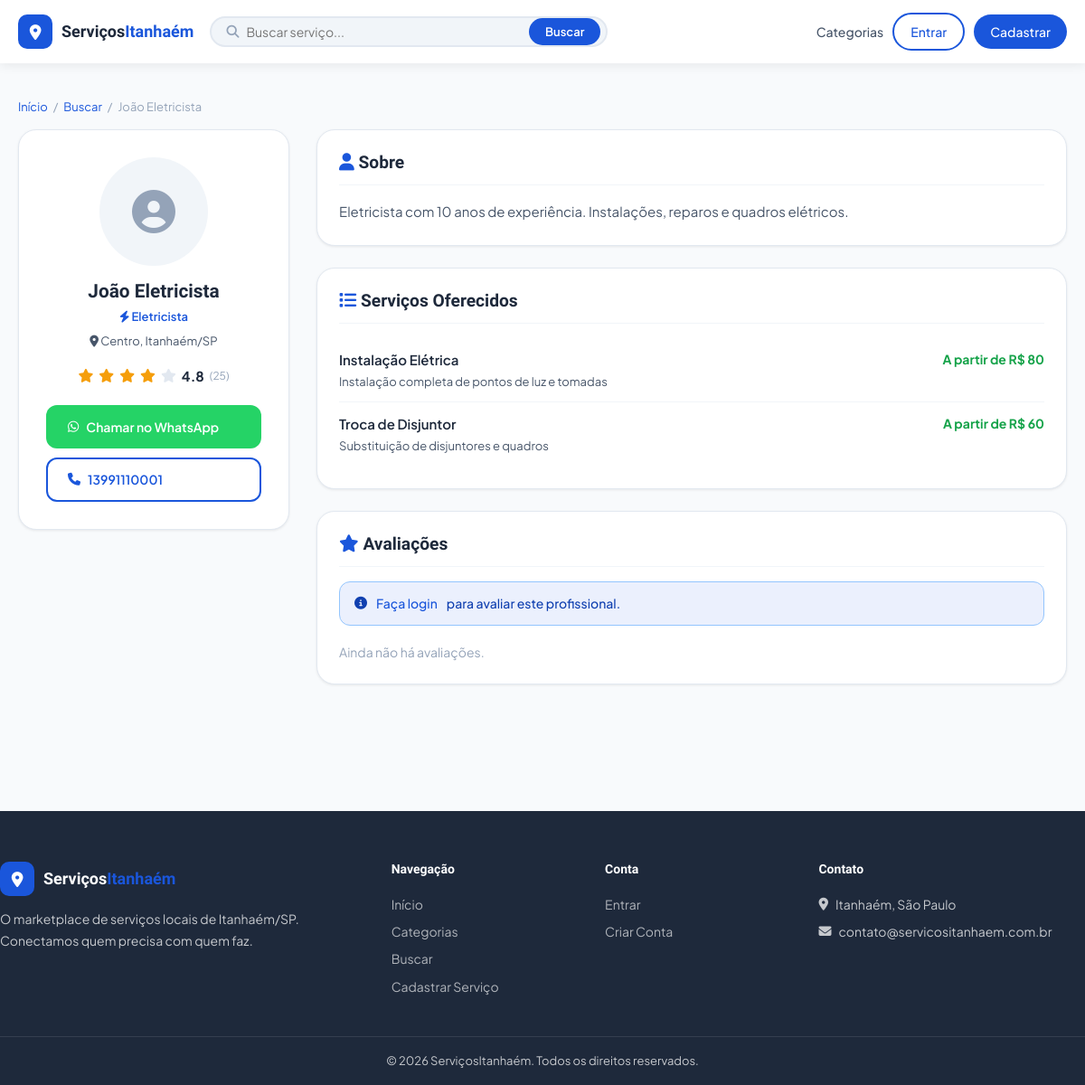
The app's page /perfil-prestador.php?id=1 with its own data.
### tables this page shows
CREATE TABLE IF NOT EXISTS prestadores (
  id INT AUTO_INCREMENT PRIMARY KEY,
  nome VARCHAR(150) NOT NULL,
  email VARCHAR(200) NOT NULL UNIQUE,
  senha VARCHAR(255) NOT NULL,
  telefone VARCHAR(20),
  whatsapp VARCHAR(20),
  categoria_id INT,
  bairro VARCHAR(100),
  descricao TEXT,
  foto VARCHAR(255) DEFAULT NULL,
  aprovado TINYINT(1) DEFAULT 0,
  destaque TINYINT(1) DEFAULT 0,
  bloqueado TINYINT(1) DEFAULT 0,
  nota_media DECIMAL(3,2) DEFAULT 0.00,
  total_avaliacoes INT DEFAULT 0,
  criado_em TIMESTAMP DEFAULT CURRENT_TIMESTAMP,
  FOREIGN KEY (categoria_id) REFERENCES categorias(id) ON DELETE SET NULL
);

CREATE TABLE IF NOT EXISTS categorias (
  id INT AUTO_INCREMENT PRIMARY KEY,
  nome VARCHAR(100) NOT NULL,
  icone VARCHAR(100) DEFAULT 'fa-briefcase',
  descricao TEXT,
  ativo TINYINT(1) DEFAULT 1,
  criado_em TIMESTAMP DEFAULT CURRENT_TIMESTAMP
);

CREATE TABLE IF NOT EXISTS servicos (
  id INT AUTO_INCREMENT PRIMARY KEY,
  prestador_id INT NOT NULL,
  titulo VARCHAR(200) NOT NULL,
  descricao TEXT,
  preco VARCHAR(100),
  criado_em TIMESTAMP DEFAULT CURRENT_TIMESTAMP,
  FOREIGN KEY (prestador_id) REFERENCES prestadores(id) ON DELETE CASCADE
);

### perfil-prestador.php (the view, shortened to what this page needs)
<?php
require_once 'includes/auth.php';
$db = getDB();
$id = (int)($_GET['id'] ?? 0);
$st = $db->prepare("
    SELECT p.*, c.nome AS cat_nome, c.icone AS cat_icone
    FROM prestadores p
    LEFT JOIN categorias c ON c.id = p.categoria_id
    WHERE p.id = ? AND p.aprovado = 1 AND p.bloqueado = 0
");
$st->execute([$id]);
$p = $st->fetch();
$servicos = $db->prepare("SELECT * FROM servicos WHERE prestador_id = ?");
$servicos->execute([$id]);
$servicos = $servicos->fetchAll();
$avsQ = $db->prepare("
    SELECT a.*, u.nome AS autor
    FROM avaliacoes a
    LEFT JOIN usuarios u ON u.id = a.usuario_id
    WHERE a.prestador_id = ? AND a.aprovado = 1
    ORDER BY a.criado_em DESC
");
$avsQ->execute([$id]);
$avs = $avsQ->fetchAll();
$jaAvaliou = false;
include 'includes/header.php';
?>
<div class="section" style="padding-top:24px">
  <div class="container">
    <div class="breadcrumb">
      <a href="<?= SITE_URL ?>">Início</a><span>/</span>
      <a href="buscar.php">Buscar</a><span>/</span>
      <span><?= h($p['nome']) ?></span>
    </div>
    <div class="perfil-layout">
      <div>
        <div class="perfil-card">
          <?php if (!empty($p['foto']) && file_exists(dirname(__FILE__) . '/' . $p['foto'])): ?>
            <img src="<?= SITE_URL ?>/<?= h($p['foto']) ?>" alt="<?= h($p['nome']) ?>" class="perfil-foto">
          <?php else: ?>
            <div class="perfil-foto-placeholder"><i class="fas fa-user-circle"></i></div>
          <?php endif; ?>
          <h2 class="perfil-nome"><?= h($p['nome']) ?></h2>
          <?php if (!empty($p['cat_nome'])): ?>
            <p class="perfil-cat"><i class="fas <?= h($p['cat_icone'] ?? 'fa-briefcase') ?>"></i> <?= h($p['cat_nome']) ?></p>
          <?php endif; ?>
          <?php if (!empty($p['bairro'])): ?>
            <p class="perfil-loc"><i class="fas fa-map-marker-alt"></i> <?= h($p['bairro']) ?>, Itanhaém/SP</p>
          <?php endif; ?>
          <?php if ($p['total_avaliacoes'] > 0): ?>
            <div class="perfil-nota">
              <?= estrelas((float)$p['nota_media']) ?>
              <strong><?= number_format($p['nota_media'],1) ?></strong>
              <span style="color:var(--gray-400);font-size:12px">(<?= $p['total_avaliacoes'] ?>)</span>
            </div>
          <?php endif; ?>
          <div class="perfil-btns">
            <?php if (!empty($p['whatsapp'])): ?>
              <a href="<?= whatsappLink($p['whatsapp'], 'Olá ' . $p['nome'] . '! Vi seu perfil no ServiçosItanhaém. Poderia me dar um orçamento?') ?>"
                 target="_blank" class="btn btn-whatsapp">
                <i class="fab fa-whatsapp"></i> Chamar no WhatsApp
              </a>
            <?php endif; ?>
            <?php if (!empty($p['telefone'])): ?>
              <a href="tel:<?= h($p['telefone']) ?>" class="btn btn-outline">
                <i class="fas fa-phone"></i> <?= h($p['telefone']) ?>
              </a>
            <?php endif; ?>
          </div>
        </div>
      </div>
      <div class="perfil-main">
        <?php if (!empty($p['descricao'])): ?>
        <div class="perfil-section">
          <h3><i class="fas fa-user" style="color:var(--blue)"></i> Sobre</h3>
          <p style="color:var(--gray-600);line-height:1.7"><?= nl2br(h($p['descricao'])) ?></p>
        </div>
        <?php endif; ?>
        <?php if ($servicos): ?>
        <div class="perfil-section">
          <h3><i class="fas fa-list" style="color:var(--blue)"></i> Serviços Oferecidos</h3>
          <?php foreach ($servicos as $s): ?>
            <div class="servico-item">
              <div>
                <div class="servico-nome"><?= h($s['titulo']) ?></div>
                <?php if (!empty($s['descricao'])): ?>
                  <div class="servico-desc"><?= h($s['descricao']) ?></div>
                <?php endif; ?>
              </div>
              <?php if (!empty($s['preco'])): ?>
                <div class="servico-preco"><?= h($s['preco']) ?></div>
              <?php endif; ?>
            </div>
          <?php endforeach; ?>
        </div>
        <?php endif; ?>
        <div class="perfil-section">
          <h3><i class="fas fa-star" style="color:var(--blue)"></i> Avaliações <?php if ($avs): ?>(<?= count($avs) ?>)<?php endif; ?></h3>
          <?php if (isLoggedCliente() && !$jaAvaliou): ?>
            <div style="background:var(--gray-50);border-radius:var(--radius);padding:18px;margin-bottom:20px;border:1px solid var(--gray-200)">
              <h4 style="margin-bottom:14px;font-size:14px">Deixe sua avaliação</h4>
              <form method="POST">
                <div style="margin-bottom:12px">
                  <div class="star-rating" id="starRating">
                    <?php for($i=5;$i>=1;$i--): ?>
                      <input type="radio" name="nota" id="star<?=$i?>" value="<?=$i?>" <?=$i===5?'required':''?>>
                      <label for="star<?=$i?>">★</label>
                    <?php endfor; ?>
                  </div>
                </div>
                <div class="form-group">
                  <textarea name="comentario" placeholder="Conte como foi a experiência (opcional)"
                            style="height:80px;resize:none"></textarea>
                </div>
                <button type="submit" class="btn btn-primary btn-sm">Enviar Avaliação</button>
              </form>
            </div>
          <?php elseif (!isLoggedCliente()): ?>
            <div class="alert alert-info">
              <i class="fas fa-info-circle"></i>
              <a href="login.php">Faça login</a> para avaliar este profissional.
            </div>
          <?php endif; ?>
          <?php if ($avs): ?>
            <?php foreach ($avs as $av): ?>
              <div class="avaliacao-item">
                <div class="avaliacao-header">
                  <span class="avaliacao-autor"><i class="fas fa-user-circle" style="color:var(--blue)"></i> <?= h($av['autor']) ?></span>
                  <span class="avaliacao-data"><?= date('d/m/Y', strtotime($av['criado_em'])) ?></span>
                </div>
                <div style="margin-bottom:6px"><?= estrelas((float)$av['nota']) ?></div>
                <?php if (!empty($av['comentario'])): ?>
                  <p class="avaliacao-texto"><?= h($av['comentario']) ?></p>
                <?php endif; ?>
              </div>
            <?php endforeach; ?>
          <?php else: ?>
            <p style="color:var(--gray-400);font-size:14px">Ainda não há avaliações.</p>
          <?php endif; ?>
        </div>
      </div>
    </div>
  </div>
</div>
<?php include 'includes/footer.php'; ?>

### assets/css/main.css (style rules this page uses)
*, *::before, *::after { box-sizing: border-box; margin: 0; padding: 0; }
:root { --blue: #1a56db; --blue-dark: #1040b0; --blue-light: #ebf0fd; --orange: #f97316; --orange-dk: #ea6c0a; --white: #ffffff; --gray-50: #f8fafc; --gray-100: #f1f5f9; --gray-200: #e2e8f0; --gray-400: #94a3b8; --gray-600: #475569; --gray-800: #1e293b; --green: #16a34a; --red: #dc2626; --radius: 12px; --radius-lg: 20px; --shadow-sm: 0 1px 3px rgba(0,0,0,.08); --shadow: 0 4px 16px rgba(0,0,0,.10); --shadow-lg: 0 8px 32px rgba(0,0,0,.14); --font: 'Plus Jakarta Sans', sans-serif; --font-head: 'Sora', sans-serif; --transition: .2s ease; }
html { scroll-behavior: smooth; }
body { font-family: var(--font); color: var(--gray-800); background: var(--gray-50); line-height: 1.6; font-size: 15px; }
a { color: var(--blue); text-decoration: none; }
.container { width: 100%; max-width: 1200px; margin: 0 auto; padding: 0 20px; }
h1,h2,h3,h4,h5 { font-family: var(--font-head); font-weight: 700; line-height: 1.25; }
h2 { font-size: clamp(1.4rem, 3vw, 2rem); }
h3 { font-size: 1.2rem; }
.btn { display: inline-flex; align-items: center; gap: 8px; padding: 11px 22px; border-radius: var(--radius); font-family: var(--font); font-size: 14px; font-weight: 600; cursor: pointer; border: 2px solid transparent; transition: var(--transition); white-space: nowrap; }
.btn-outline { border-color: var(--blue); color: var(--blue); background: transparent; }
.btn-whatsapp { background: #25d366; color: #fff; }
.section { padding: 60px 0; }
.perfil-layout { display: grid; grid-template-columns: 300px 1fr; gap: 30px; align-items: start; }
.perfil-card { background: #fff; border-radius: var(--radius-lg); padding: 30px; text-align: center; box-shadow: var(--shadow-sm); border: 1px solid var(--gray-200); position: sticky; top: 90px; }
.perfil-foto-placeholder { width: 120px; height: 120px; border-radius: 50%; background: var(--gray-100); display: grid; place-items: center; margin: 0 auto 16px; font-size: 48px; color: var(--gray-400); }
.perfil-nome { font-size: 1.3rem; margin-bottom: 4px; }
.perfil-cat { color: var(--blue); font-size: 13px; font-weight: 600; margin-bottom: 6px; }
.perfil-loc { color: var(--gray-600); font-size: 13px; margin-bottom: 16px; }
.perfil-nota { display: flex; justify-content: center; align-items: center; gap: 6px; margin-bottom: 20px; }
.perfil-btns { display: flex; flex-direction: column; gap: 10px; }
.perfil-main { display: flex; flex-direction: column; gap: 24px; }
.perfil-section { background: #fff; border-radius: var(--radius-lg); padding: 24px; box-shadow: var(--shadow-sm); border: 1px solid var(--gray-200); }
.perfil-section h3 { margin-bottom: 16px; padding-bottom: 12px; border-bottom: 1px solid var(--gray-100); }
.servico-item { display: flex; justify-content: space-between; align-items: start; padding: 12px 0; border-bottom: 1px solid var(--gray-100); }
.servico-item:last-child { border: none; }
.servico-nome { font-weight: 600; margin-bottom: 2px; }
.servico-desc { font-size: 13px; color: var(--gray-600); }
.servico-preco { color: var(--green); font-weight: 700; font-size: 14px; white-space: nowrap; }
.alert { padding: 12px 16px; border-radius: var(--radius); font-size: 14px; font-weight: 500; margin-bottom: 18px; display: flex; align-items: center; gap: 10px; }
.alert-info { background: var(--blue-light); color: var(--blue-dark); border: 1px solid #93c5fd; }
.breadcrumb { padding: 14px 0; display: flex; gap: 6px; align-items: center; font-size: 13px; color: var(--gray-600); }
.breadcrumb a { color: var(--blue); }
.breadcrumb span { color: var(--gray-400); }

### records on screen
prestadores: nome "João Eletricista", categoria.nome "Eletricista", bairro "Centro", nota_media "4.8", total_avaliacoes "25", telefone "13991110001", descricao "Eletricista com 10 anos de experiência. Instalações, reparos e quadros elétricos."
servicos: titulo "Instalação Elétrica", descricao "Instalação completa de pontos de luz e tomadas", preco "A partir de R$ 80"
servicos: titulo "Troca de Disjuntor", descricao "Substituição de disjuntores e quadros", preco "A partir de R$ 60"
